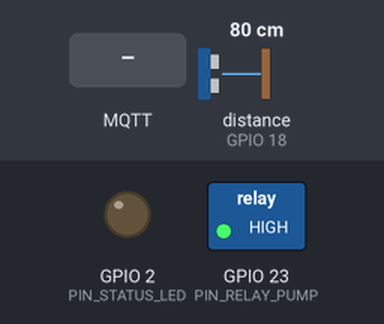
A sketch run on a simulated ESP32. Shown: switched loads named in the sketch (green lamp = pin HIGH), output pins drawn as LEDs (lit = HIGH). Wiring (inferred from the names in the program): ultrasonic range finder: trigger GPIO 5; echo GPIO 18. Inputs (shaded band) come from the test bench; at power-on: distance to the obstacle (sensor on GPIO 18) 80 cm. The echo pulse lasts 58.3 µs per cm; WiFi joins after 1.5 s; servers stay silent unless stated; no MQTT or app messages arrive unless stated; pins used as bus, display or sensor lines are not drawn; what the sketch prints to the serial monitor is not drawn.

Above: at 0.1 s.
At 2.7 s:
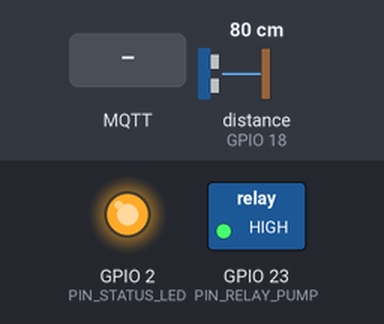
2.8 s: distance to the obstacle (sensor on GPIO 18) set to 2 cm
5.6 s: MQTT message "ON" arrives on the first subscribed topic
7.1 s: MQTT message "OFF" arrives on the first subscribed topic
8.6 s: distance to the obstacle (sensor on GPIO 18) set to 18 cm
11.6 s: MQTT message "critical" arrives on the first subscribed topic
Timing chart, 0 to 14.1 s (numbered marks = the images above; inputs shaded):
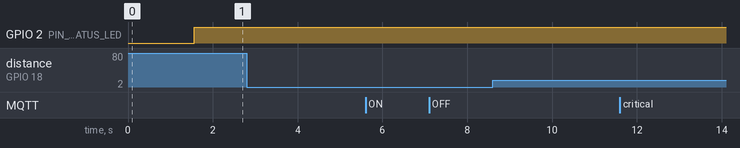

Measured:
- after the input at 2.8 s, every drawn part: stays the same
- after the input at 5.6 s, every drawn part: stays the same
- after the input at 7.1 s, every drawn part: stays the same
- after the input at 8.6 s, every drawn part: stays the same
- after the input at 11.6 s, every drawn part: stays the same

The sketch:

esp32_drainwatch.ino
```cpp
/* ==============================================================================
   DRAINWATCH — ESP32 IOT SENSOR NODE FIRMWARE
   Hardware: ESP32 DevKit V1 + HC-SR04 Ultrasonic Sensor + Relay (Pump Actuator)
   Protocol: MQTT over Wi-Fi
   ============================================================================== */

#include <WiFi.h>
#include <PubSubClient.h>
#include <ArduinoJson.h>

// ----------------- KONFIGURASI JARINGAN & MQTT -----------------
const char* WIFI_SSID       = "DRAINWATCH_AP";
const char* WIFI_PASSWORD   = "drainwatch2026";

const char* MQTT_BROKER     = "192.168.1.100"; // IP Server / Broker Mosquitto
const int   MQTT_PORT       = 1883;
const char* MQTT_USER       = "";              // Kosongkan jika tanpa auth
const char* MQTT_PASS       = "";

// Identitas Node Sensor
const char* SENSOR_ID       = "S-01";
const char* SENSOR_LOCATION = "Jl. Sudirman KM.2";

// Topik MQTT
String TOPIC_TELEMETRY      = String("drainwatch/sensor/") + SENSOR_ID + "/telemetry";
String TOPIC_COMMAND        = String("drainwatch/sensor/") + SENSOR_ID + "/pump";
String TOPIC_ALERT          = String("drainwatch/sensor/") + SENSOR_ID + "/alert";

// ----------------- KONFIGURASI PIN HARDWARE -------------------
#define PIN_TRIG            5    // Pin Trigger HC-SR04
#define PIN_ECHO            18   // Pin Echo HC-SR04
#define PIN_RELAY_PUMP      23   // Pin Relay untuk Pompa Air (Active LOW)
#define PIN_STATUS_LED      2    // On-board LED

// Parameter Fisik Saluran Drainase (dalam Centimeter)
const float TOTAL_DRAIN_DEPTH_CM = 120.0; // Kedalaman total gorong-gorong dari sensor ke dasar
const float WARNING_LEVEL_CM     = 50.0;  // Ambang batas waspada
const float CRITICAL_LEVEL_CM    = 80.0;  // Ambang batas bahaya / banjir

// Interval Pengiriman Data (milidetik)
const unsigned long TELEMETRY_INTERVAL_MS = 2000;
unsigned long lastTelemetryTime = 0;

WiFiClient espClient;
PubSubClient mqttClient(espClient);

// ----------------- FUNGSI BACA ULTRASONIK DENGAN FILTER MEDIAN -----------------
float readUltrasonicDistance() {
  const int SAMPLES = 5;
  float readings[SAMPLES];

  for (int i = 0; i < SAMPLES; i++) {
    digitalWrite(PIN_TRIG, LOW);
    delayMicroseconds(2);
    digitalWrite(PIN_TRIG, HIGH);
    delayMicroseconds(10);
    digitalWrite(PIN_TRIG, LOW);

    // Timeout 30000 microdetik (~5 meter)
    long duration = pulseIn(PIN_ECHO, HIGH, 30000);
    if (duration == 0) {
      readings[i] = TOTAL_DRAIN_DEPTH_CM; // Jika timeout, asumsikan dasar saluran
    } else {
      // Kecepatan suara: 343 m/s = 0.0343 cm/microdetik. Jarak = (duration * 0.0343) / 2
      readings[i] = (duration * 0.0343) / 2.0;
    }
    delay(20);
  }

  // Pengurutan Bubble Sort sederhana untuk mengambil Nilai Median (menolak noise pantulan air)
  for (int i = 0; i < SAMPLES - 1; i++) {
    for (int j = 0; j < SAMPLES - i - 1; j++) {
      if (readings[j] > readings[j + 1]) {
        float temp = readings[j];
        readings[j] = readings[j + 1];
        readings[j + 1] = temp;
      }
    }
  }

  return readings[SAMPLES / 2]; // Ambil nilai tengah (median)
}

// ----------------- CALLBACK MQTT UNTUK PERINTAH POMPA -----------------
void onMqttMessage(char* topic, byte* payload, unsigned int length) {
  String message = "";
  for (unsigned int i = 0; i < length; i++) {
    message += (char)payload[i];
  }
  Serial.print("[MQTT CMD] Topik: ");
  Serial.print(topic);
  Serial.print(" | Pesan: ");
  Serial.println(message);

  // Parse JSON Command: {"state": "ON"} atau {"state": "OFF"}
  StaticJsonDocument<200> doc;
  DeserializationError error = deserializeJson(doc, message);
  if (!error) {
    const char* state = doc["state"];
    if (strcmp(state, "ON") == 0) {
      digitalWrite(PIN_RELAY_PUMP, LOW); // Relay Active LOW: Pompa Menyala
      Serial.println("🚨 Pompa Drainase diaktifkan!");
    } else if (strcmp(state, "OFF") == 0) {
      digitalWrite(PIN_RELAY_PUMP, HIGH); // Pompa Mati
      Serial.println("Pompa Drainase dimatikan.");
    }
  }
}

// ----------------- KONEKSI WI-FI & MQTT DENGAN AUTO-RECONNECT -----------------
void setupWiFi() {
  delay(10);
  Serial.println();
  Serial.print("Menyambung ke Wi-Fi: ");
  Serial.println(WIFI_SSID);

  WiFi.mode(WIFI_STA);
  WiFi.begin(WIFI_SSID, WIFI_PASSWORD);

  int attempts = 0;
  while (WiFi.status() != WL_CONNECTED && attempts < 25) {
    delay(500);
    Serial.print(".");
    attempts++;
  }

  if (WiFi.status() == WL_CONNECTED) {
    Serial.println("\nWi-Fi Terhubung! IP ESP32: " + WiFi.localIP().toString());
  } else {
    Serial.println("\nGagal koneksi Wi-Fi. Berjalan mode offline sementara.");
  }
}

void reconnectMQTT() {
  while (!mqttClient.connected()) {
    Serial.print("Menghubungkan ke MQTT Broker...");
    String clientId = "ESP32_DrainWatch_" + String(SENSOR_ID);

    bool connected = false;
    if (strlen(MQTT_USER) > 0) {
      connected = mqttClient.connect(clientId.c_str(), MQTT_USER, MQTT_PASS);
    } else {
      connected = mqttClient.connect(clientId.c_str());
    }

    if (connected) {
      Serial.println(" Terhubung!");
      // Subscribe ke topik kontrol pompa
      mqttClient.subscribe(TOPIC_COMMAND.c_str());
      Serial.println("Subscribed ke: " + TOPIC_COMMAND);
      digitalWrite(PIN_STATUS_LED, HIGH);
    } else {
      Serial.print(" Gagal, rc=");
      Serial.print(mqttClient.state());
      Serial.println(" Coba lagi dalam 4 detik...");
      digitalWrite(PIN_STATUS_LED, LOW);
      delay(4000);
    }
  }
}

// ----------------- SETUP UTAMA -----------------
void setup() {
  Serial.begin(115200);

  pinMode(PIN_TRIG, OUTPUT);
  pinMode(PIN_ECHO, INPUT);
  pinMode(PIN_RELAY_PUMP, OUTPUT);
  pinMode(PIN_STATUS_LED, OUTPUT);

  // Default pompa OFF (Active LOW relay -> set HIGH)
  digitalWrite(PIN_RELAY_PUMP, HIGH);
  digitalWrite(PIN_STATUS_LED, LOW);

  setupWiFi();

  mqttClient.setServer(MQTT_BROKER, MQTT_PORT);
  mqttClient.setCallback(onMqttMessage);
}

// ----------------- LOOP UTAMA -----------------
void loop() {
  if (WiFi.status() != WL_CONNECTED) {
    setupWiFi();
  }

  if (!mqttClient.connected()) {
    reconnectMQTT();
  }
  mqttClient.loop();

  // Pengiriman Telemetri Berkala
  unsigned long now = millis();
  if (now - lastTelemetryTime >= TELEMETRY_INTERVAL_MS) {
    lastTelemetryTime = now;

    // 1. Baca Jarak Sensor ke Muka Air
    float distanceCm = readUltrasonicDistance();

    // 2. Hitung Tinggi Air = Kedalaman Total - Jarak Sensor
    float waterLevelCm = TOTAL_DRAIN_DEPTH_CM - distanceCm;
    if (waterLevelCm < 0) waterLevelCm = 0.0;
    if (waterLevelCm > TOTAL_DRAIN_DEPTH_CM) waterLevelCm = TOTAL_DRAIN_DEPTH_CM;

    // 3. Tentukan Status
    String status = "normal";
    if (waterLevelCm >= CRITICAL_LEVEL_CM) {
      status = "critical";
    } else if (waterLevelCm >= WARNING_LEVEL_CM) {
      status = "warning";
    }

    // 4. Susun Payload JSON
    StaticJsonDocument<300> doc;
    doc["sensor_id"]       = SENSOR_ID;
    doc["location"]        = SENSOR_LOCATION;
    doc["distance_cm"]     = round(distanceCm * 10) / 10.0;
    doc["water_level_cm"]  = round(waterLevelCm * 10) / 10.0;
    doc["max_capacity_cm"] = TOTAL_DRAIN_DEPTH_CM;
    doc["flow_rate_m3h"]   = round((2.0 + (waterLevelCm / 20.0)) * 10) / 10.0; // Simulasi kalkulasi debit
    doc["temperature_c"]   = 28.2;
    doc["ph"]              = 7.1;
    doc["turbidity_ntu"]   = (status == "critical") ? 140 : 45;
    doc["status"]          = status;
    doc["uptime_sec"]      = millis() / 1000;

    char jsonBuffer[384];
    serializeJson(doc, jsonBuffer);

    // 5. Publish ke Broker MQTT
    if (mqttClient.publish(TOPIC_TELEMETRY.c_str(), jsonBuffer)) {
      Serial.print("[MQTT TX] ");
      Serial.println(jsonBuffer);
    } else {
      Serial.println("[MQTT TX ERROR] Gagal mengirim paket telemetri.");
    }
  }
}
```
